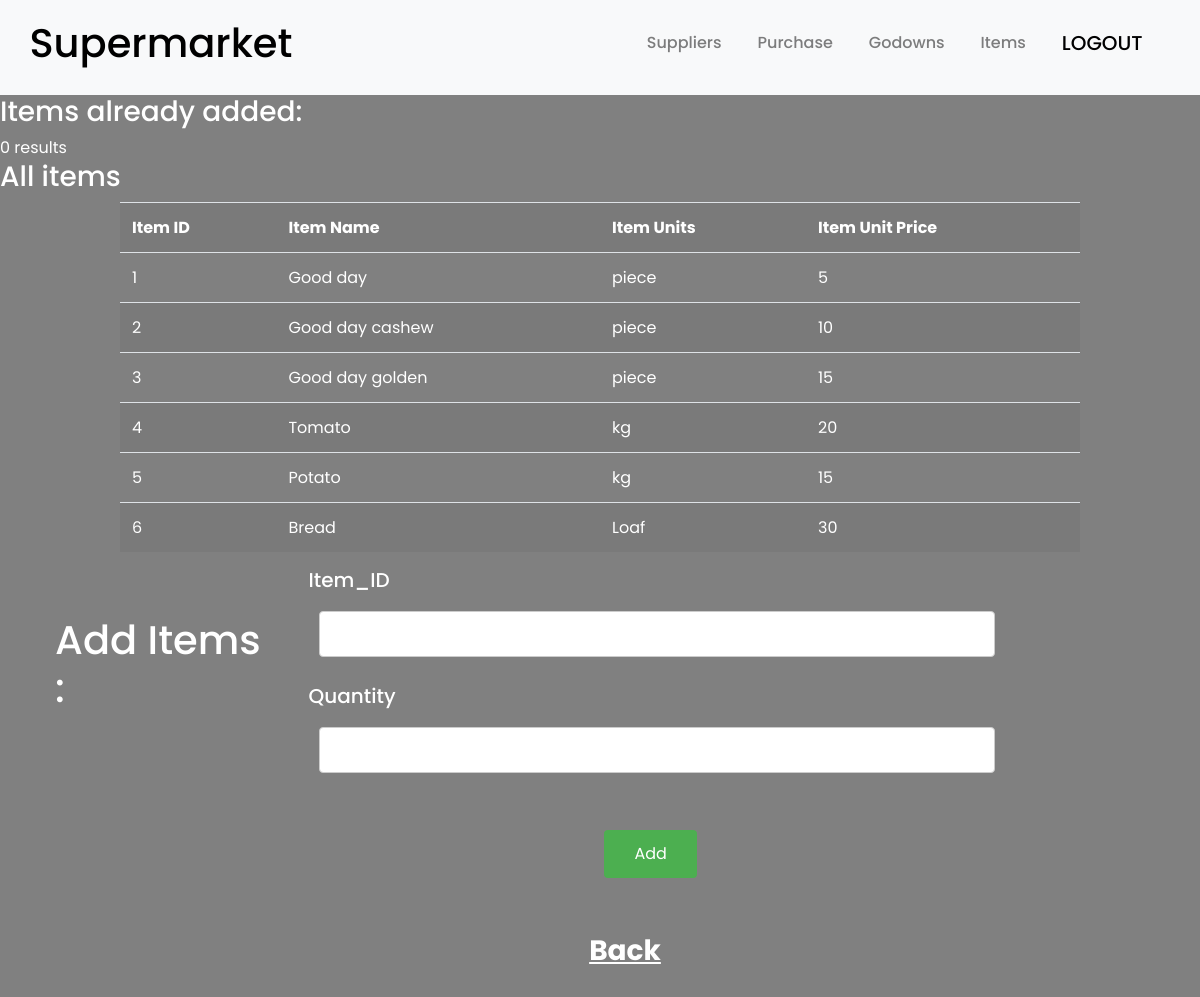
Page /editpurchase.php?Pid=25 (signed in) on the earlier database version.
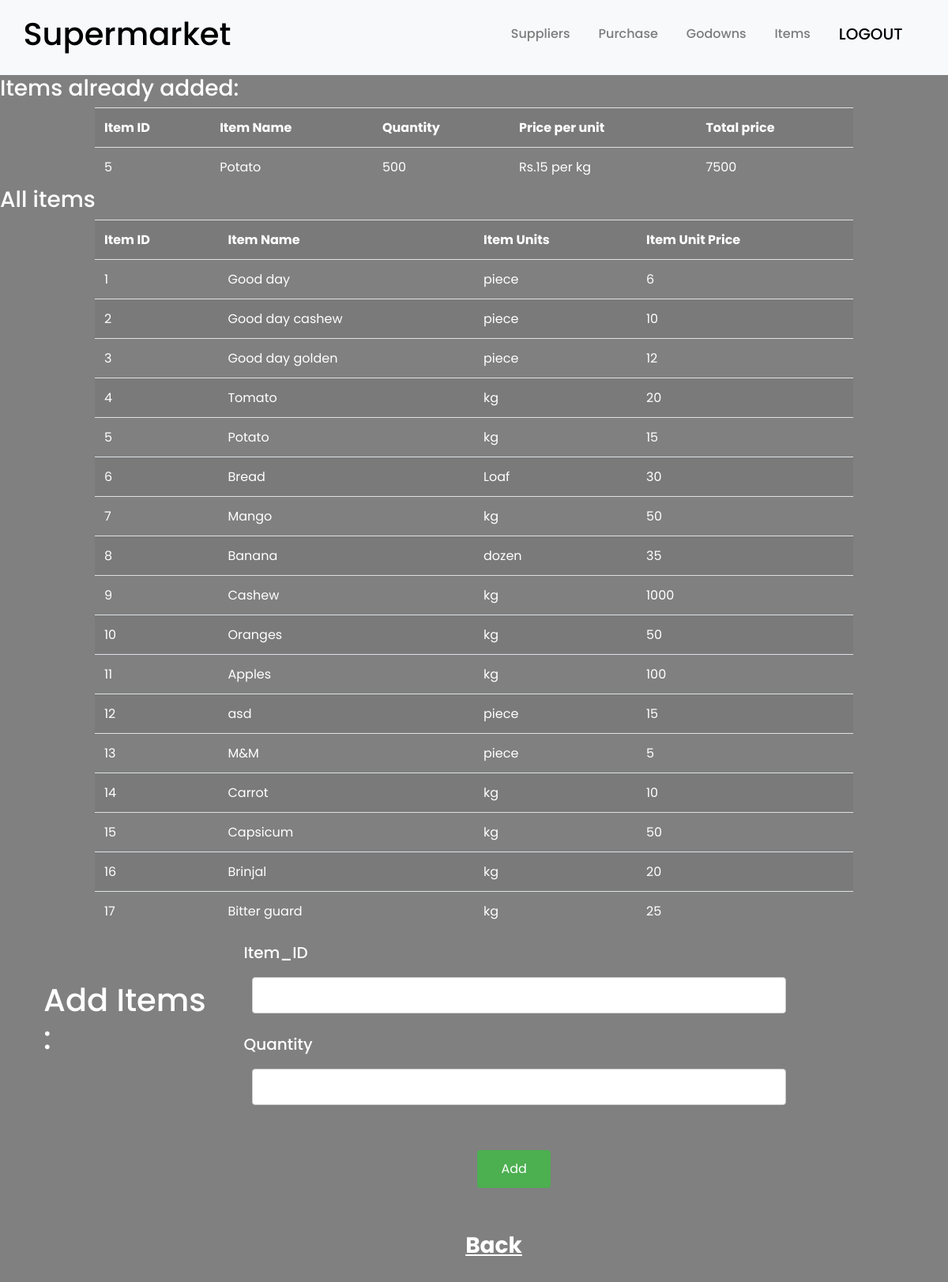
Same page on the later database version.
### tables this page shows
CREATE TABLE `item` (
  `Item_ID` smallint(6) NOT NULL,
  `Item_Name` varchar(20) NOT NULL,
  `Item_Units` varchar(10) NOT NULL,
  `Item_Unit_Price` float NOT NULL
);

CREATE TABLE `purchase_item_details` (
  `Purchase_ID` smallint(6) NOT NULL,
  `Item_ID` smallint(6) NOT NULL,
  `Quantity` int(11) NOT NULL
);

### editpurchase.php (the view, shortened to what this page needs)
<?php
	$servername = "localhost";
	$username = "root";
	$password = "";
	$dbname = "supermarket";
?>
<?php include "head.php"; ?>
<!DOCTYPE html>
<html>
<body>
<?php
	echo "<h3>Items already added: </h3>";
	$Pid = $_GET['Pid'];
	$conn = new mysqli($servername, $username, $password, $dbname);
	$sql = "SELECT * FROM purchase_item_details natural join item where Purchase_ID = $Pid";
	$result = $conn->query($sql);
	if ($result->num_rows > 0) {
	    echo "<table class = 'table table-hover table-striped'><tr><th>Item ID</th><th>Item Name</th><th>Quantity</th><th>Price per unit</th><th>Total price</th></tr>";
	    while($row = $result->fetch_assoc()) {
	        echo "<tr><td>" . $row["Item_ID"]. "</td><td>" . $row["Item_Name"]. "</td><td>" . $row["Quantity"] . "</td><td>Rs." . $row["Item_Unit_Price"] . " per " . $row["Item_Units"] ."</td><td>" . $row["Item_Unit_Price"] * $row["Quantity"]. "</td></tr>";
	    }
	    echo "</table>";
	} else {
	    echo "0 results";
	}
	echo "<h3>All items</h3>";
	$sql = "SELECT * FROM item";
	$result = $conn->query($sql);
	if ($result->num_rows > 0) {
	    echo "<table class = 'table table-hover table-striped'><tr><th>Item ID</th><th>Item Name</th><th>Item Units</th><th>Item Unit Price</th></tr>";
	    while($row = $result->fetch_assoc()) {
	        echo "<tr><td>" . $row["Item_ID"]. "</td><td>" . $row["Item_Name"]. "</td><td>" . $row["Item_Units"]. "</td><td>" . $row["Item_Unit_Price"]. "</td></tr>";
	    }
	    echo "</table>";
	} else {
	    echo "0 results";
	}
?>
<div class = "container-fluid row padding" >
    <div class="col-lg-3 col-md-6 col-sm-6" >
        <h1 style = "padding-left: 15%"><br>Add Items : </h1>
    </div>
    <div class="col-lg-9 col-md-6 col-sm-6" >
		<form method='post'>
			<label><h5>Item_ID</h5></label>
			<br>
			<input type='text' name='Iid' required>
			<br><br>
			<label><h5>Quantity</h5></label>
			<br>
			<input type='int' name='quant' required
				style = "width: 80%;
				padding: 10px 20px;
				margin: 3px 10px;
				display: inline-block;
				border: 1px solid #ccc;
				border-radius: 4px;
				box-sizing: border-box;"
			>
			<br><br>
			<button type='submit' name='button3'>Add</button>
		</form>
	</div>
</div>
<br>
<center><h3><a href='home.php' style = "color : white; font-weight : bold; padding-left : 50px; text-decoration: underline">Back</a></h3></center>
<br><br><br>
</body>
</html>

Differences in the rows shown:
added purchase_item_details: Item_ID "5", Item_ID.Item_Name "Potato", Quantity "500", Item_ID.Item_Unit_Price "15", Item_ID.Item_Units "kg", $row["Item_Unit_Price"] * $row["Quantity"] "7500"
changed item "Good day": Item_Unit_Price "5" → "6"
changed item "Good day golden": Item_Unit_Price "15" → "12"
added item: Item_ID "7", Item_Name "Mango", Item_Units "kg", Item_Unit_Price "50"
added item: Item_ID "8", Item_Name "Banana", Item_Units "dozen", Item_Unit_Price "35"
added item: Item_ID "9", Item_Name "Cashew", Item_Units "kg", Item_Unit_Price "1000"
added item: Item_ID "10", Item_Name "Oranges", Item_Units "kg", Item_Unit_Price "50"
added item: Item_ID "11", Item_Name "Apples", Item_Units "kg", Item_Unit_Price "100"
added item: Item_ID "12", Item_Name "asd", Item_Units "piece", Item_Unit_Price "15"
added item: Item_ID "13", Item_Name "M&M", Item_Units "piece", Item_Unit_Price "5"
added item: Item_ID "14", Item_Name "Carrot", Item_Units "kg", Item_Unit_Price "10"
added item: Item_ID "15", Item_Name "Capsicum", Item_Units "kg", Item_Unit_Price "50"
added item: Item_ID "16", Item_Name "Brinjal", Item_Units "kg", Item_Unit_Price "20"
added item: Item_ID "17", Item_Name "Bitter guard", Item_Units "kg", Item_Unit_Price "25"
Other differences:
text no longer shown: "0 results"
text now shown: "Item ID Item Name Quantity Price per unit Total price"
